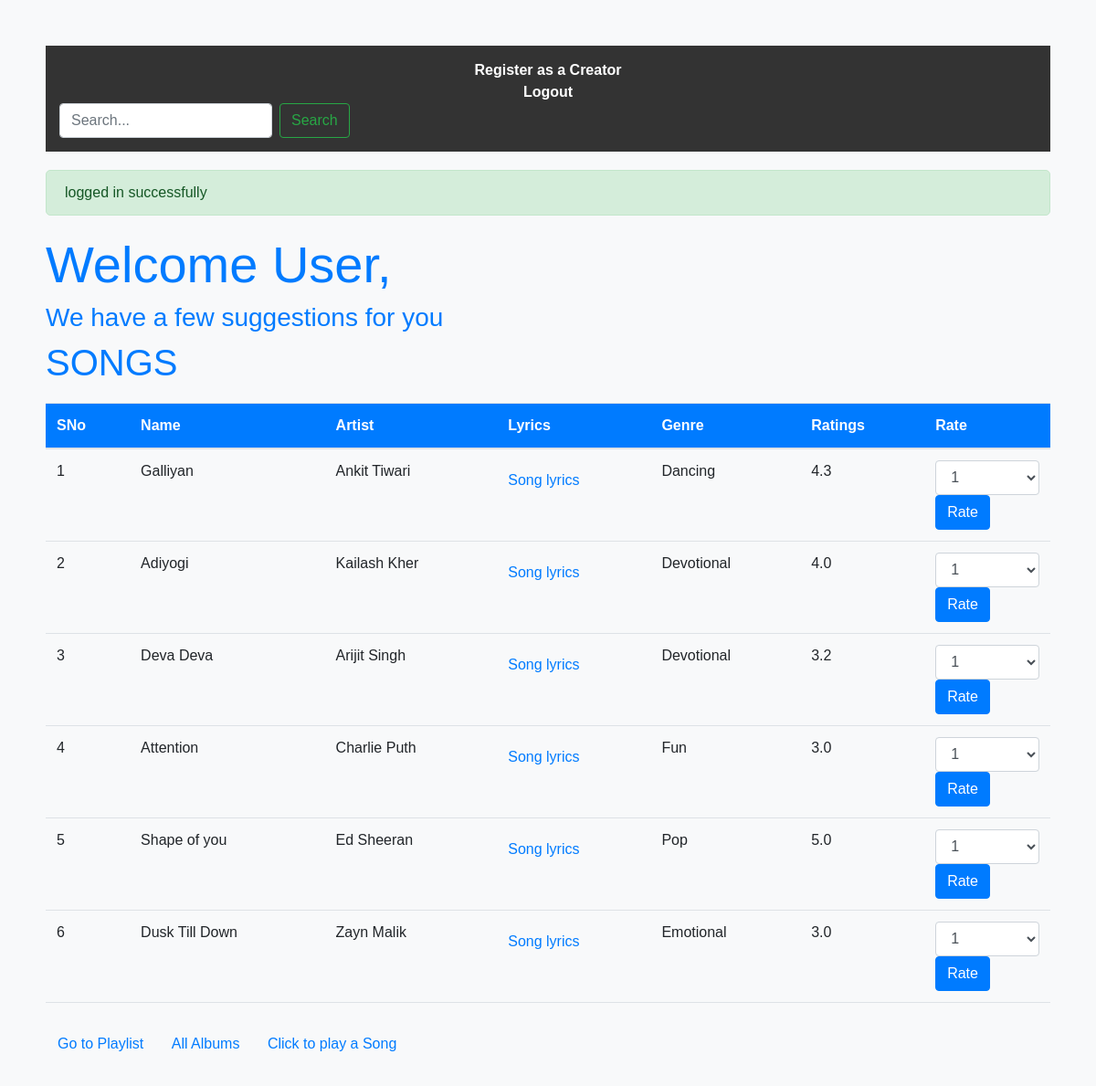
/dashboard, run on the app's committed database.
### models.py (models this page shows)
class Song(db.Model):
    id = db.Column(db.Integer(),primary_key=True, unique=True)
    song_name = db.Column(db.String(80), nullable=False)
    artist = db.Column(db.String(80), nullable=False)
    lyrics = db.Column(db.String(), nullable=False)
    genre = db.Column(db.String(80), nullable=False)
    ratings = db.Column(db.Float(), default=0)
    us_id = db.Column(db.Integer(), default=0)
    ratings_total = db.Column(db.Float(), default=0)
    ratings_count = db.Column(db.Float(), default=0)
    flagged = db.Column(db.Boolean(), default=False)

### app.py (the view)
@app.route('/dashboard')
def dashboard():
    user=current_user
    flash("logged in successfully","success")
    song = Song.query.filter_by(flagged=False).all()
    return render_template("dashboard.html",song=song, user=user)

### Templates/dashboard.html (shortened to what this page needs)
<!DOCTYPE html>
<html lang="en">
<head>
    <link href="https://stackpath.bootstrapcdn.com/bootstrap/4.5.2/css/bootstrap.min.css" rel="stylesheet">
</head>
<body>
    <nav>
        <a href="#" onclick="showConfirmation('Are you sure you want to register as a Creator?, This cannot be undone', '/creator_registration')">Register as a Creator</a>
        <a href="#" onclick="showConfirmation('Are you sure you want to logout?', '/logout')">Logout</a>
        <form class="form-inline ml-auto" action="/search" method="post">
            <input class="form-control mr-sm-2" type="text" name="query" placeholder="Search...">
            <button class="btn btn-outline-success my-2 my-sm-0" type="submit">Search</button>
        </form>
    </nav>
    {% with messages = get_flashed_messages(with_categories=true) %}
    {% if messages %}
        <div class="flash-container">
            {% for category, message in messages %}
                <div class="alert alert-{{ category }}">
                    {{ message }}
                </div>
            {% endfor %}
        </div>
    {% endif %}
    {% endwith %}
    <h2 class="display-4">Welcome User, {{ user.email }}</h2>
    <h3>We have a few suggestions for you</h3>
    <h1>SONGS</h1>
    {% if results %}
        {% if results|length == 0 %}
            <h1>No Songs Found</h1>
        {% else %}
            <table class="table">
                <thead>
                    <tr>
                        <th>SNo</th>
                        <th>Name</th>
                        <th>Artist</th>
                        <th>Lyrics</th>
                        <th>Genre</th>
                        <th>Ratings</th>
                        <th>Rate</th>
                    </tr>
                </thead>
                <tbody>
                    {% for s in results %}
                        <tr>
                            <td>{{ loop.index }}</td>
                            <td>{{ s.song_name }}</td>
                            <td>{{ s.artist }}</td>
                            <td><a href="/lyrics/{{ s.id }}">Song lyrics</a></td>
                            <td>{{ s.genre }}</td>
                            <td id="ratings_{{ s.id }}">{{ s.ratings }}</td>
                            <td>
                                <form action="/rate_song/{{ s.id }}" method="post">
                                    <select class="form-control" name="rating">
                                        <option value="1">1</option>
                                        <option value="2">2</option>
                                        <option value="3">3</option>
                                        <option value="4">4</option>
                                        <option value="5">5</option>
                                    </select>
                                    <button type="submit" class="btn btn-primary">Rate</button>
                                </form>
                            </td>
                        </tr>
                    {% endfor %}
                </tbody>
            </table>
        {% endif %}
    {% else %}
        {% if song|length == 0 %}
            <h1>NO Songs Found</h1>
        {% else %}
            <table class="table">
                <thead>
                    <tr>
                        <th>SNo</th>
                        <th>Name</th>
                        <th>Artist</th>
                        <th>Lyrics</th>
                        <th>Genre</th>
                        <th>Ratings</th>
                        <th>Rate</th>
                    </tr>
                </thead>
                <tbody>
                    {% for s in song %}
                        <tr>
                            <td>{{ loop.index }}</td>
                            <td>{{ s.song_name }}</td>
                            <td>{{ s.artist }}</td>
                            <td><a href="/lyrics/{{ s.id }}">Song lyrics</a></td>
                            <td>{{ s.genre }}</td>
                            <td id="ratings_{{ s.id }}">{{ s.ratings }}</td>
                            <td>
                                <form action="/rate_song/{{ s.id }}" method="post">
                                    <select class="form-control" name="rating">
                                        <option value="1">1</option>
                                    </select>
                                    <button type="submit" class="btn btn-primary">Rate</button>
                                </form>
                            </td>
                        </tr>
                    {% endfor %}
                </tbody>
            </table>
        {% endif %}
    {% endif %}
    <a href="/your_playlist" class="btn btn-link">Go to Playlist</a>
    <a href="/all_album" class="btn btn-link">All Albums</a>
    <a href="/play" class="btn btn-link" target="_blank">Click to play a Song</a>
</body>
</html>

### Templates/dashboard.html (style rules this page uses)
body { font-family: Arial, sans-serif; background-color: #f8f9fa; padding: 50px; }
nav { background-color: #333; color: white; padding: 15px; text-align: center; margin-bottom: 20px; }
nav a { color: white; margin: 0 10px; text-decoration: none; font-weight: bold; }
.flash-container { margin-bottom: 20px; }
.alert { margin-bottom: 10px; border-radius: 5px; }
.alert-success { color: #155725; background-color: #d4edda; border-color: #c3e6cb; }
h2, h3, h1 { color: #007bff; }
table { width: 100%; margin-top: 20px; border-collapse: collapse; }
th, td { padding: 8px; text-align: left; border-bottom: 1px solid #dee2e6; }
th { background-color: #007bff; color: white; }
select { width: 60px; padding: 5px; }
button { padding: 5px 10px; background-color: #007bff; color: #ffffff; border: none; border-radius: 5px; cursor: pointer; }
a { display: block; margin-top: 10px; color: #007bff; }

### data on the page
Song: song_name "Galliyan", artist "Ankit Tiwari", genre "Dancing", ratings "4.3"
Song: song_name "Adiyogi", artist "Kailash Kher", genre "Devotional", ratings "4.0"
Song: song_name "Deva Deva", artist "Arijit Singh", genre "Devotional", ratings "3.2"
Song: song_name "Attention", artist "Charlie Puth", genre "Fun", ratings "3.0"
Song: song_name "Shape of you", artist "Ed Sheeran", genre "Pop", ratings "5.0"
Song: song_name "Dusk Till Down", artist "Zayn Malik", genre "Emotional", ratings "3.0"

### other printed values
{{ message }} "logged in successfully"
